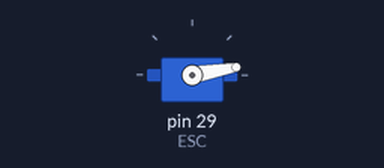
Bench run of a sketch on a simulated Arduino Mega 2560, built with avr-gcc and run on an emulated ATmega2560. Shown: servo.

Above: at 5.05 s.
At 6.5 s:
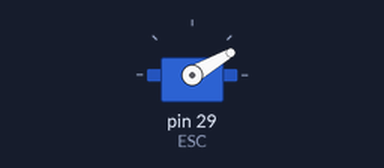
At 8.0 s:
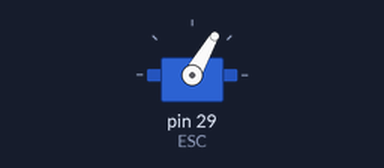
At 11.0 s:
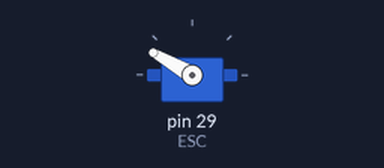
Timing chart, 0 to 12.8 s (numbered marks = the images above):
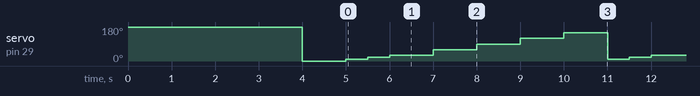

Measured:
- by itself, servo on pin 29 (ESC): repeats every 6.0 s: 10° 0.50 s, 20° 0.50 s, 30° 1.0 s, 60° 1.0 s, 90° 1.0 s, 120° 1.0 s, 150° 1.0 s

The sketch:

Thrust_Test.ino
```cpp
#include <Servo.h>

Servo ESC;     // create servo object to control the ESC

void setup()
{
  // Attach the ESC on pin 9
  ESC.attach(29,1000,2000); // (pin, min pulse width, max pulse width in microseconds)
  armEsc();
}

void loop()
{
   ESC.write(10); //stage 1
   delay(500);
   ESC.write(20); //stage 1
   delay(500);
   ESC.write(30); //stage 1
   delay(1000);
   ESC.write(60); //stage 2
   delay(1000);
   ESC.write(90); //stage 3
   delay(1000);
   ESC.write(120); //stage 4
   delay(1000);
   ESC.write(150); //stage 5
   delay(1000);
   ESC.write(180); //stage 6
}

//arming sequence for the esc, decrease timing to 2000 ms for calibration
void armEsc()
{
  ESC.write(180);
  delay(4000);
  ESC.write(0);
  delay(1000);
}
```
